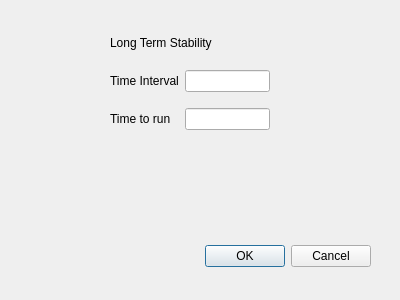
<?xml version="1.0" encoding="UTF-8"?>
<ui version="4.0">
 <class>LongTermStability</class>
 <widget class="QDialog" name="LongTermStability">
  <property name="geometry">
   <rect>
    <x>0</x>
    <y>0</y>
    <width>400</width>
    <height>300</height>
   </rect>
  </property>
  <property name="windowTitle">
   <string>Dialog</string>
  </property>
  <widget class="QDialogButtonBox" name="buttonBox">
   <property name="geometry">
    <rect>
     <x>30</x>
     <y>240</y>
     <width>341</width>
     <height>32</height>
    </rect>
   </property>
   <property name="orientation">
    <enum>Qt::Horizontal</enum>
   </property>
   <property name="standardButtons">
    <set>QDialogButtonBox::Cancel|QDialogButtonBox::Ok</set>
   </property>
  </widget>
  <widget class="QWidget" name="gridLayoutWidget">
   <property name="geometry">
    <rect>
     <x>110</x>
     <y>60</y>
     <width>160</width>
     <height>80</height>
    </rect>
   </property>
   <layout class="QGridLayout" name="gridLayout">
    <item row="0" column="0">
     <widget class="QLabel" name="label">
      <property name="text">
       <string>Time Interval</string>
      </property>
     </widget>
    </item>
    <item row="1" column="0">
     <widget class="QLabel" name="label_2">
      <property name="text">
       <string>Time to run</string>
      </property>
     </widget>
    </item>
    <item row="0" column="1">
     <widget class="QLineEdit" name="timeIntervalLineEdit"/>
    </item>
    <item row="1" column="1">
     <widget class="QLineEdit" name="timeToRunLineEdit"/>
    </item>
   </layout>
  </widget>
  <widget class="QLabel" name="label_3">
   <property name="geometry">
    <rect>
     <x>110</x>
     <y>30</y>
     <width>161</width>
     <height>26</height>
    </rect>
   </property>
   <property name="text">
    <string>Long Term Stability</string>
   </property>
  </widget>
 </widget>
 <resources/>
 <connections>
  <connection>
   <sender>buttonBox</sender>
   <signal>accepted()</signal>
   <receiver>LongTermStability</receiver>
   <slot>accept()</slot>
   <hints>
    <hint type="sourcelabel">
     <x>248</x>
     <y>254</y>
    </hint>
    <hint type="destinationlabel">
     <x>157</x>
     <y>274</y>
    </hint>
   </hints>
  </connection>
  <connection>
   <sender>buttonBox</sender>
   <signal>rejected()</signal>
   <receiver>LongTermStability</receiver>
   <slot>reject()</slot>
   <hints>
    <hint type="sourcelabel">
     <x>316</x>
     <y>260</y>
    </hint>
    <hint type="destinationlabel">
     <x>286</x>
     <y>274</y>
    </hint>
   </hints>
  </connection>
 </connections>
</ui>
